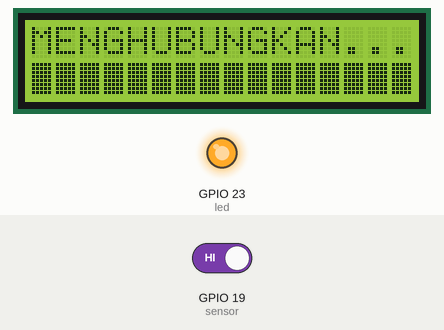
Recording of a sketch running on a simulated ESP32. Parts: 16×2 character LCD, output pins drawn as LEDs (lit = HIGH). The inputs (shaded band) are chosen by the test bench; at power-on: GPIO 19 (sensor) HIGH. WiFi joins after 1.5 s; servers stay silent unless stated.

Above: at 2.8 s.
At 5.2 s:
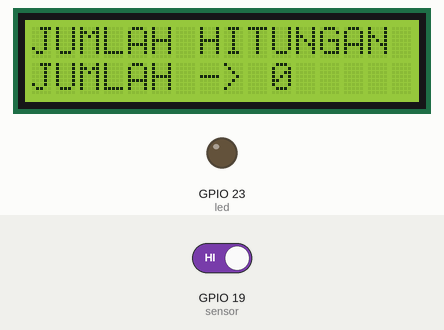
5.3 s: GPIO 19 (sensor) driven LOW
At 6.0 s:
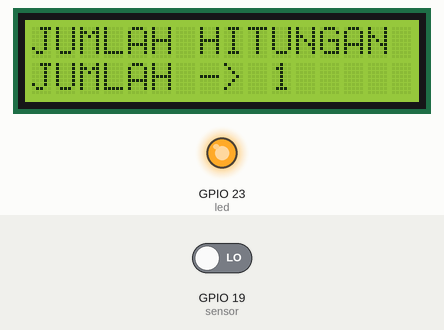
Timing chart, 0 to 8.3 s (numbered marks = the images above; inputs shaded):
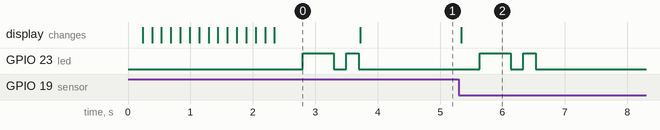

The sketch:

penghitung_mobil_masuk_telegram.ino
```cpp
#include <LiquidCrystal_I2C.h>
#include <Wire.h>
#include <UniversalTelegramBot.h>
#include <WiFiClientSecure.h>
#include <WiFi.h>

#define ssid "" // GANTI USERNAME WIFI KAMU DI SINI
#define password "" // GANTI PASSWORD KAMU DI SINI
#define token "" // GANTI TOKEN TELEGRAM KAMU DI SINI
#define id "" // GANTI DENGAN ID TELEGRAM KAMU DI SINI
#define sensor 19
#define led 23

LiquidCrystal_I2C lcd(0x27,16,2);
WiFiClientSecure client;
UniversalTelegramBot bot(token, client);

int hitung = 0;
bool mulai = HIGH;

void setup(){
  pinMode(sensor, INPUT);
  pinMode(led, OUTPUT);

  lcd.init();
  lcd.backlight();

  //wifi mode
  WiFi.mode(WIFI_STA);
  WiFi.begin(ssid, password);
  client.setCACert(TELEGRAM_CERTIFICATE_ROOT);
  while (WiFi.status() != WL_CONNECTED)
  {
    lcd.setCursor(0, 0);
    lcd.print("MENGHUBUNGKAN...");
    lcd.setCursor(0, 1);
    for (int i = 0; i < 16; i++){
      lcd.write(byte(255));
      delay(150);
    }
  }

  bot.sendMessage(id, "SELAMAT DATANG VOLTECH!!🫡🫡");
  digitalWrite(led, HIGH);
  delay(500);
  digitalWrite(led, LOW);
  delay(200);
  digitalWrite(led, HIGH);
  delay(200);
  digitalWrite(led, LOW);

  lcd.clear();
  lcd.setCursor(0, 0);
  lcd.print("JUMLAH HITUNGAN");
  lcd.setCursor(0, 1);
  lcd.print("JUMLAH -> 0");

  bot.sendMessage(id, "JUMLAH MASUK -> 0 ");
}

void loop (){
  bool akhir = digitalRead(sensor);

  if(mulai == HIGH && akhir == LOW){
    hitung++;
    lcd.setCursor(0, 1);
    lcd.print("JUMLAH -> ");
    lcd.print(hitung);
    String pesan = "JUMLAH MASUK -> " + String(hitung) ;
    bot.sendMessage(id, pesan, "");
    digitalWrite(led, HIGH);
    delay(500);
    digitalWrite(led, LOW);
    delay(200);
    digitalWrite(led, HIGH);
    delay(200);
    digitalWrite(led, LOW);
    delay(200);

  }

  mulai = akhir;
  delay(100);
}
```

Measured:
- after the input at 5.3 s, GPIO 23 (led): LOW → HIGH after 0.34 s, → LOW 0.50 s later, → HIGH 0.20 s later, → LOW 0.20 s later; the display: changes at once (image 2)
- what the display in image 0 shows lasts 1.4 s, from 2.3 s to 3.7 s
